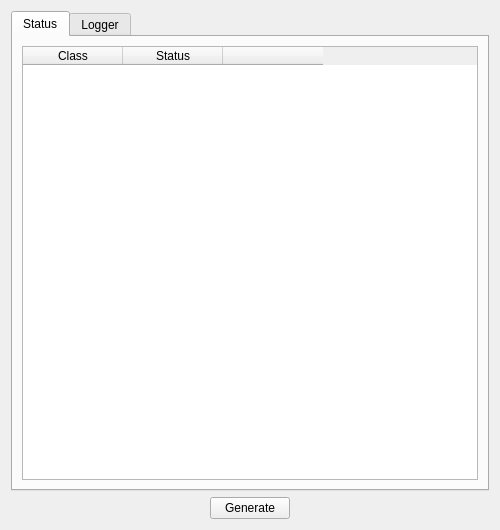
<?xml version="1.0" encoding="UTF-8"?>
<ui version="4.0">
 <class>CodeGenStatusPage</class>
 <widget class="QWidget" name="CodeGenStatusPage">
  <property name="geometry">
   <rect>
    <x>0</x>
    <y>0</y>
    <width>500</width>
    <height>530</height>
   </rect>
  </property>
  <property name="sizePolicy">
   <sizepolicy hsizetype="MinimumExpanding" vsizetype="MinimumExpanding">
    <horstretch>0</horstretch>
    <verstretch>0</verstretch>
   </sizepolicy>
  </property>
  <layout class="QVBoxLayout">
   <item>
    <widget class="KTabWidget" name="ui_tabWidget">
     <property name="currentIndex">
      <number>0</number>
     </property>
     <widget class="QWidget" name="ui_statusTab">
      <attribute name="title">
       <string>Status</string>
      </attribute>
      <layout class="QVBoxLayout" name="verticalLayout">
       <item>
        <widget class="QTableWidget" name="ui_tableWidgetStatus">
         <property name="alternatingRowColors">
          <bool>true</bool>
         </property>
         <property name="columnCount">
          <number>3</number>
         </property>
         <column>
          <property name="text">
           <string>Class</string>
          </property>
         </column>
         <column>
          <property name="text">
           <string>Status</string>
          </property>
         </column>
         <column>
          <property name="text">
           <string/>
          </property>
         </column>
        </widget>
       </item>
      </layout>
     </widget>
     <widget class="QWidget" name="ui_loggerTab">
      <attribute name="title">
       <string>Logger</string>
      </attribute>
      <widget class="QWidget" name="verticalLayoutWidget_2">
       <property name="geometry">
        <rect>
         <x>10</x>
         <y>10</y>
         <width>461</width>
         <height>431</height>
        </rect>
       </property>
       <layout class="QVBoxLayout" name="verticalLayout_2">
        <item>
         <widget class="QTextEdit" name="ui_textEditLogger"/>
        </item>
        <item>
         <layout class="QGridLayout" name="gridLayout_4">
          <item row="0" column="0">
           <widget class="QPushButton" name="ui_pushButtonClear">
            <property name="sizePolicy">
             <sizepolicy hsizetype="Fixed" vsizetype="Fixed">
              <horstretch>0</horstretch>
              <verstretch>0</verstretch>
             </sizepolicy>
            </property>
            <property name="text">
             <string>Clear</string>
            </property>
           </widget>
          </item>
          <item row="0" column="1">
           <widget class="QPushButton" name="ui_pushButtonExport">
            <property name="sizePolicy">
             <sizepolicy hsizetype="Fixed" vsizetype="Fixed">
              <horstretch>0</horstretch>
              <verstretch>0</verstretch>
             </sizepolicy>
            </property>
            <property name="text">
             <string>Export...</string>
            </property>
           </widget>
          </item>
         </layout>
        </item>
       </layout>
      </widget>
     </widget>
    </widget>
   </item>
   <item>
    <layout class="QHBoxLayout">
     <item>
      <widget class="QPushButton" name="ui_pushButtonGenerate">
       <property name="sizePolicy">
        <sizepolicy hsizetype="Fixed" vsizetype="Fixed">
         <horstretch>0</horstretch>
         <verstretch>0</verstretch>
        </sizepolicy>
       </property>
       <property name="text">
        <string>Generate</string>
       </property>
      </widget>
     </item>
    </layout>
   </item>
  </layout>
 </widget>
 <customwidgets>
  <customwidget>
   <class>KTabWidget</class>
   <extends>QTabWidget</extends>
   <header>ktabwidget.h</header>
   <container>1</container>
  </customwidget>
 </customwidgets>
 <resources/>
 <connections/>
</ui>
